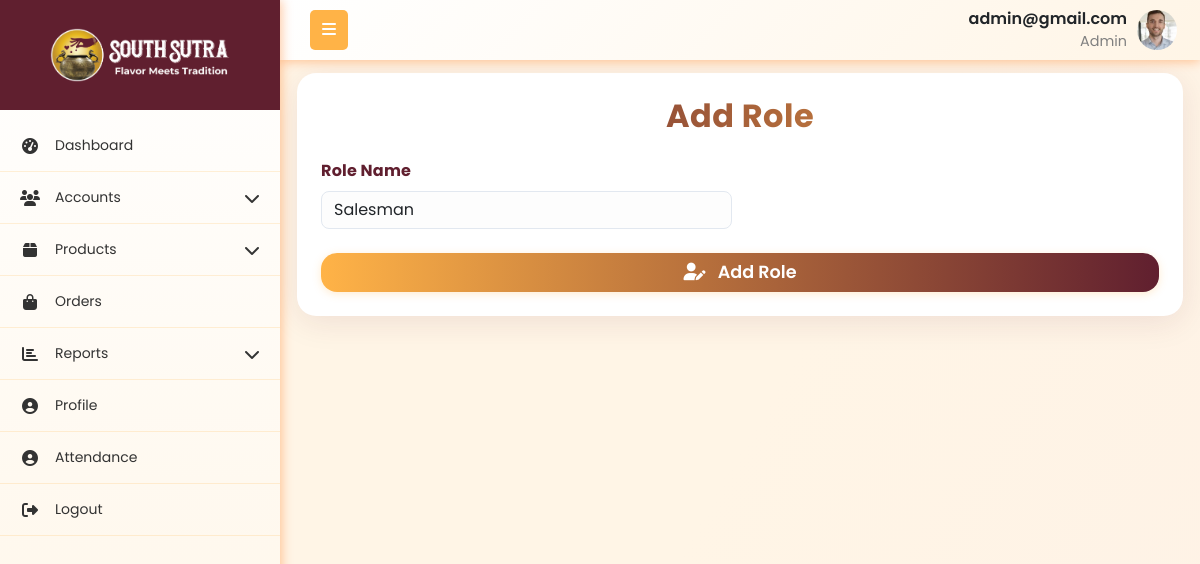
Page /role/edit/2/ (signed in) on the committed database.
### App1/models.py (models this page shows, shortened)
class User(models.Model):
    role = models.ForeignKey(Role,on_delete=models.CASCADE,related_name="role")
    username = models.CharField(max_length=255, unique=True)
    password = models.CharField(max_length=255)
    first_name = models.CharField(max_length=255)
    last_name = models.CharField(max_length=255)
    email = models.EmailField(unique=True)
    phone_number = models.CharField(max_length=15, unique=True)
    address = models.TextField()
    city = models.CharField(max_length=255)
    state = models.CharField(max_length=255)
    pincode = models.CharField(max_length=10)
    is_active = models.BooleanField(default=True)
    created_at = models.DateTimeField(auto_now_add=True)
    updated_at = models.DateTimeField(auto_now=True)
    profile_picture = models.ImageField(upload_to='profile_pictures/', null=True, blank=True)

class Role(models.Model):
    name = models.CharField(max_length=255, unique=True)
    created_at = models.DateTimeField(auto_now_add=True)
    updated_at = models.DateTimeField(auto_now=True)

### App1/views.py (the view, shortened to what this page needs)
# urls.py: path('role/edit/<int:id>/', edit_role, name='edit_role'),
def edit_role(request, id):
    current_user, role_permission = get_logged_in_user(request)
    if not current_user:
        return redirect('login')
    role = get_object_or_404(Role, id=id)
    context = {"edit_role": role, 'current_user': current_user, 'role_permission': role_permission}
    return render(request, 'accounts/add_role.html', context)

### App1/views.py (called while the page is built)
def get_logged_in_user(request):
    username = request.session.get('current_user')
    if not username:
        return None
    try:
        user = User.objects.get(username=username)
        try:
            role_permission = RolePermissions.objects.get(role=user.role)
        except RolePermissions.DoesNotExist:
            role_permission = None
        return user, role_permission
    except User.DoesNotExist:
        return None, None

### templates/accounts/add_role.html (shortened to what this page needs)
{% extends 'company_admin/base.html' %}
{% block content %}
<div class="container py-2">
    <div class="row justify-content-center">
        <div class="col-12">
            <div class="card p-4">
                <h2 class="text-center mb-4 gradient-title">{% if edit_user %}Edit{% else %}Add{% endif %} Role</h2>
                <form id="userForm" method="post"  enctype="multipart/form-data" action="{% if edit_role %}{% url 'edit_role' edit_role.id %}{% else %}{% url 'add_role' %}{% endif %}">
                    <div class="row g-3">
                        <div class="col-md-6">
                            <label for="name" class="form-label">Role Name</label>
                            <input type="text" class="form-control" id="name" name="name" placeholder="Enter unique role" value="{{ edit_role.name|default:'' }}" required>
                        </div>
                    </div>
                    <button type="submit" class="btn user-btn w-100 mt-4">
                        <i class="fas fa-user-{% if edit_role %}edit{% else %}plus{% endif %} me-2"></i>
                        {% if edit_user %} Update {% else %} Add {% endif %} Role
                    </button>
                </form>
            </div>
        </div>
    </div>
</div>
{% endblock %}

### templates/company_admin/base.html (shortened to what this page needs)
{% load static %}
<!DOCTYPE html>
<html lang="en">
<head>
    <link href="https://cdnjs.cloudflare.com/ajax/libs/bootstrap/5.3.0/css/bootstrap.min.css" rel="stylesheet">
    <link href="https://cdnjs.cloudflare.com/ajax/libs/font-awesome/6.4.0/css/all.min.css" rel="stylesheet">
    <link rel="stylesheet" href="https://cdn.datatables.net/1.13.4/css/dataTables.bootstrap5.min.css">
    <link rel="stylesheet" href="https://cdn.datatables.net/responsive/2.4.1/css/responsive.bootstrap5.min.css">
    <link rel="stylesheet" href="{% static 'css/alert.css' %}">
</head>
<body>
    <nav class="top-navbar">
        <div class="navbar-container">
            <div class="navbar-left">
                <button class="sidebar-toggle" id="sidebarToggle">
                    <i class="fas fa-bars"></i>
                </button>
            </div>
            <div class="navbar-right me-2">
                <div class="navbar-user-info">
                    <span class="username">{{current_user.username}}</span>
                    <span class="role">{{current_user.role.name}}</span>
                </div>
                {% if current_user.profile_picture %}
                    <img src="{{ current_user.profile_picture.url }}"
                        alt="{{ current_user.get_full_name }}"
                        class="navbar-profile-img">
                {% else %}
                     <div class="navbar-profile-fallback">
                        {{ current_user.first_name|first|upper }}{{ current_user.last_name|first|upper }}
                    </div>
                {% endif %}
            </div>
        </div>
    </nav>
    <nav class="sidebar" id="sidebar">
        <div class="sidebar-logo-container">
            <img src="{% static 'images/logo.png' %}" alt="Company Logo"  class="logo">
        </div>
        <ul class="nav flex-column sidebar-nav">
            {% if role_permission.dashboard_v %}
            <li class="nav-item">
                <a class="nav-link" href="{% url 'dashboard' %}">
                    <i class="fas fa-tachometer-alt nav-icon"></i>
                    <span class="nav-text">Dashboard</span>
                </a>
            </li>
            {% endif %}
            {% if role_permission.roles_v or role_permission.users_v or role_permission.customer_v %}
            <li class="nav-item">
                <a class="nav-link" href="#">
                    <i class="fas fa-users nav-icon"></i>
                    <span class="nav-text">Accounts</span>
                    <i class="fas fa-chevron-down arrow"></i>
                </a>
            </li>
            {% endif %}
            {% if role_permission.category_v or role_permission.all_products_v or role_permission.daily_production_v or role_permission.inventory_v %}
            <li class="nav-item">
                <a class="nav-link" href="#">
                    <i class="fas fa-box nav-icon"></i>
                    <span class="nav-text">Products</span>
                    <i class="fas fa-chevron-down arrow"></i>
                </a>
            </li>
            {% endif %}
            {% if role_permission.orders_v %}
            <li class="nav-item">
                <a class="nav-link" href="{% url 'order_table' %}">
                    <i class="fas fa-shopping-bag nav-icon"></i>
                    <span class="nav-text">Orders</span>
                </a>
            </li>
            {% endif %}
            {% if role_permission.s_reports_v or role_permission.c_reports_v %}
            <li class="nav-item">
                <a class="nav-link" href="#">
                    <i class="fas fa-chart-bar nav-icon"></i>
                    <span class="nav-text">Reports</span>
                    <i class="fas fa-chevron-down arrow"></i>
                </a>
            </li>
            {% endif %}
            <li class="nav-item">
                <a class="nav-link" href="{% url 'profile' %}">
                    <i class="fas fa-user-circle nav-icon"></i>
                    <span class="nav-text">Profile</span>
                </a>
            </li>
            <li class="nav-item">
                <a class="nav-link" href="{% url 'attendance' %}">
                    <i class="fas fa-user-circle nav-icon"></i>
                    <span class="nav-text">Attendance</span>
                </a>
            </li>
            <li class="nav-item">
                <a class="nav-link" href="{% url 'logout' %}" onclick="return confirm('Are you sure?');" >
                    <i class="fas fa-sign-out-alt nav-icon"></i>
                    <span class="nav-text">Logout</span>
                </a>
            </li>
        </ul>
    </nav>
    <main class="main-content" id="mainContent">
        {% block content %}{% endblock %}
    </main>
</body>
</html>

### templates/company_admin/base.html (style rules this page uses)
:root { --primary-red: #601F2F; --primary-orange: #ffb347; --accent-yellow: #fc3; --light-orange: #fff5e6; --dark-red: #4a1824; --sidebar-width: 280px; --sidebar-collapsed: 60px; }
* { box-sizing: border-box; }
body { font-family: 'Segoe UI', Tahoma, Geneva, Verdana, sans-serif; background-color: #f8f9fa; margin: 0; padding: 0; overflow-x: hidden; }
.top-navbar { background: linear-gradient(135deg, white 0%, var(--light-orange) 100%); box-shadow: 0 2px 10px rgba(255, 106, 0, 0.35); position: fixed; top: 0; left: var(--sidebar-width); right: 0; z-index: 1030; height: 60px; padding: 0; transition: left 0.3s ease; }
.navbar-container { display: flex; align-items: center; justify-content: space-between; height: 100%; padding: 0 15px; max-width: 100%; }
.navbar-left { display: flex; align-items: center; flex-shrink: 0; }
.sidebar-toggle { background: var(--primary-orange); border: none; color: white; padding: 8px 12px; border-radius: 5px; margin-left: 15px; cursor: pointer; }
.navbar-right { flex-shrink: 0; display: flex; align-items: center; gap: 10px; }
.navbar-profile-img { width: 40px; height: 40px; border-radius: 50%; object-fit: cover; }
.navbar-user-info { display: flex; flex-direction: column; align-items: flex-end; }
.navbar-user-info .username { font-weight: 600; }
.navbar-user-info .role { font-size: 0.9rem; color: gray; }
.sidebar { position: fixed; top: 0; left: 0; height: 100vh; width: var(--sidebar-width); background: linear-gradient(180deg, white 0%, var(--light-orange) 100%); transform: translateX(0); transition: width 0.3s ease; z-index: 1040; overflow-y: auto; box-shadow: 2px 0 10px rgba(255, 106, 0, 0.35); display: flex; flex-direction: column; }
.sidebar-logo-container { display: flex; align-items: center; justify-content: center; height: 110px; width: 100%; background-color: #601F2F; margin-bottom: 10px; transition: opacity 0.3s, height 0.3s, margin-bottom 0.3s; }
.sidebar-logo-container .logo { width: 200px; height: auto; background: transparent; padding: 8px 10px; }
.sidebar:not(.collapsed) .sidebar-logo-container { opacity: 1; height: 110px; margin-bottom: 10px; }
.sidebar-nav { padding: 0; margin: 0; list-style: none; flex: 1 1 auto; }
.nav-item { border-bottom: 1px solid rgba(255, 179, 71, 0.2); }
.nav-link { color: #333; padding: 15px 20px; display: flex; align-items: center; text-decoration: none; transition: all 0.3s ease; position: relative; cursor: pointer; }
.nav-icon { width: 20px; margin-right: 15px; text-align: center; font-size: 16px; }
.nav-text { flex-grow: 1; font-size: 14px; }
.arrow { transition: transform 0.3s ease; margin-left: auto; }
.main-content { margin-top: 60px; padding: 5px; transition: margin-left 0.3s ease; min-height: calc(100vh - 60px); }
@media (min-width: 768px) { .sidebar { transform: translateX(0); top: 0; height: 100vh; } }
@media (min-width: 768px) { .main-content { margin-left: var(--sidebar-width); } }

### templates/accounts/add_role.html (style rules this page uses)
body { background: linear-gradient(120deg, #fff5e6 60%, #fef2e6 100%); font-family: 'Poppins', sans-serif; }
.card { border-radius: 1.2rem; box-shadow: 0 6px 32px rgba(96, 31, 47, 0.10); width: 100%; max-width: 1300px; margin: 0 auto; border: none; background: #fff; }
.form-label { font-weight: bold !important; color: #601F2F; }
.user-btn { background: linear-gradient(90deg, #ffb347 0%, #601F2F 100%); color: #fff; border-radius: 1rem; font-weight: 600; font-size: 1.1rem; border: none; box-shadow: 0 2px 8px rgba(255, 179, 71, 0.25); }
.gradient-title { background: linear-gradient(90deg, #601F2F 10%, #ffb347 100%); -webkit-background-clip: text; -webkit-text-fill-color: transparent; background-clip: text; color: transparent; font-weight: 700; font-family: 'Poppins', sans-serif; letter-spacing: 0.5px; }
.form-control, .form-select { font-size: 1rem; border-radius: 0.5rem; border: 1.5px solid #e2e8f0; background: #fdfdfd; }
label.form-label { font-weight: 500; letter-spacing: 0.2px; }

### rows in the picture
User: username "admin@gmail.com", role.name "Admin", profile_picture (picture)
Role: name "Salesman"
